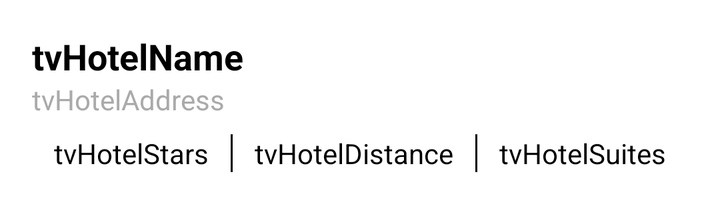
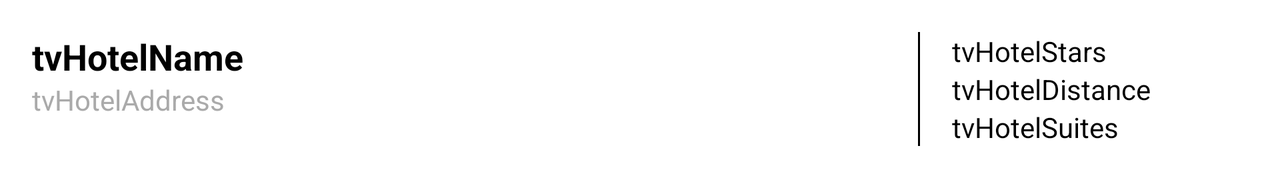

An Android layout and its configuration variant, each rendered on a device that would load it. The default file and the variant file are quoted in full after the pictures.
<!-- AndroidManifest.xml: application theme Theme.HotelList -->
<!-- res/layout/hotel_item.xml -->
<?xml version="1.0" encoding="utf-8"?>
<LinearLayout xmlns:android="http://schemas.android.com/apk/res/android"
    xmlns:tools="http://schemas.android.com/tools"
    android:layout_width="match_parent"
    android:layout_height="wrap_content"
    android:clickable="true"
    android:focusable="true"
    android:foreground="?attr/selectableItemBackground"
    android:orientation="vertical"
    android:padding="16dp">

    <TextView
        android:id="@+id/tvHotelName"
        android:layout_width="match_parent"
        android:layout_height="wrap_content"
        android:textColor="@android:color/black"
        android:textSize="18sp"
        android:textStyle="bold"
        tools:text="tvHotelName" />

    <TextView
        android:id="@+id/tvHotelAddress"
        android:layout_width="match_parent"
        android:layout_height="wrap_content"
        android:textColor="@android:color/darker_gray"
        android:textSize="14sp"
        tools:text="tvHotelAddress" />

    <LinearLayout
        android:layout_width="match_parent"
        android:layout_height="wrap_content"
        android:layout_marginTop="8dp"
        android:orientation="horizontal">

        <TextView
            android:id="@+id/tvHotelStars"
            android:layout_width="wrap_content"
            android:layout_height="wrap_content"
            android:layout_weight="1"
            android:gravity="center"
            android:textColor="@android:color/black"
            android:textSize="14sp"
            tools:text="tvHotelStars" />

        <View
            android:layout_width="1dp"
            android:layout_height="fill_parent"
            android:background="#000000" />

        <TextView
            android:id="@+id/tvHotelDistance"
            android:layout_width="wrap_content"
            android:layout_height="wrap_content"
            android:layout_weight="1"
            android:gravity="center"
            android:textColor="@android:color/black"
            android:textSize="14sp"
            tools:text="tvHotelDistance" />

        <View
            android:layout_width="1dp"
            android:layout_height="fill_parent"
            android:background="#000000" />

        <TextView
            android:id="@+id/tvHotelSuites"
            android:layout_width="wrap_content"
            android:layout_height="wrap_content"
            android:layout_weight="1"
            android:gravity="center"
            android:textColor="@android:color/black"
            android:textSize="14sp"
            tools:text="tvHotelSuites" />
    </LinearLayout>

</LinearLayout>
<!-- resources referenced by this layout -->
<resources>
  <style name="Theme.HotelList" parent="Theme.MaterialComponents.DayNight.DarkActionBar">
          
          <item name="colorPrimary">@color/purple_500</item>
          <item name="colorPrimaryVariant">@color/purple_700</item>
          <item name="colorOnPrimary">@color/white</item>
          
          <item name="colorSecondary">@color/teal_200</item>
          <item name="colorSecondaryVariant">@color/teal_700</item>
          <item name="colorOnSecondary">@color/black</item>
          
          <item name="android:statusBarColor">?attr/colorPrimaryVariant</item>
          
      </style>
</resources>
<!-- res/layout-land/hotel_item.xml (the repository's variant of the layout above) -->
<!-- drawn on the phone turned sideways -->
<?xml version="1.0" encoding="utf-8"?>
<LinearLayout xmlns:android="http://schemas.android.com/apk/res/android"
    android:layout_width="match_parent"
    android:layout_height="wrap_content"
    xmlns:tools="http://schemas.android.com/tools"
    android:orientation="horizontal"
    android:padding="16dp"
    android:clickable="true"
    android:focusable="true"
    android:foreground="?attr/selectableItemBackground">

    <LinearLayout
        android:layout_width="0dp"
        android:layout_height="wrap_content"
        android:layout_weight="2"
        android:orientation="vertical">

        <TextView
            android:id="@+id/tvHotelName"
            android:layout_width="match_parent"
            android:layout_height="wrap_content"
            android:textColor="@android:color/black"
            android:textSize="18sp"
            android:textStyle="bold"
            tools:text="tvHotelName"/>

        <TextView
            android:id="@+id/tvHotelAddress"
            android:layout_width="match_parent"
            android:layout_height="wrap_content"
            android:textColor="@android:color/darker_gray"
            android:textSize="14sp"
            tools:text="tvHotelAddress"/>
    </LinearLayout>

    <Space
        android:layout_width="0dp"
        android:layout_height="wrap_content"
        android:layout_weight="1"/>
    <View
        android:layout_width="1dp"
        android:layout_height="fill_parent"
        android:background="#000000" />
    <LinearLayout
        android:layout_width="0dp"
        android:layout_height="wrap_content"
        android:layout_marginStart="16dp"
        android:layout_weight="1"
        android:orientation="vertical">

        <TextView
            android:id="@+id/tvHotelStars"
            android:layout_width="match_parent"
            android:layout_height="wrap_content"
            android:textColor="@android:color/black"
            android:textSize="14sp"
            tools:text="tvHotelStars"/>

        <TextView
            android:id="@+id/tvHotelDistance"
            android:layout_width="match_parent"
            android:layout_height="wrap_content"
            android:textColor="@android:color/black"
            android:textSize="14sp"
            tools:text="tvHotelDistance"/>

        <TextView
            android:id="@+id/tvHotelSuites"
            android:layout_width="match_parent"
            android:layout_height="wrap_content"
            android:textColor="@android:color/black"
            android:textSize="14sp"
            tools:text="tvHotelSuites"/>
    </LinearLayout>

</LinearLayout>
